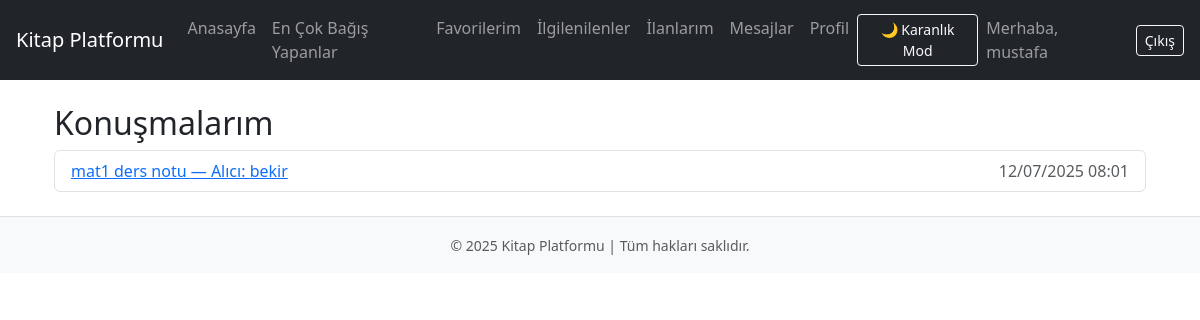
Page /conversations/ (signed in) on the committed database.
### messaging/models.py (models this page shows, shortened)
class Conversation(models.Model):
    listing = models.ForeignKey(Listing, on_delete=models.CASCADE)
    buyer = models.ForeignKey(User, related_name='buyer_conversations', on_delete=models.CASCADE)
    seller = models.ForeignKey(User, related_name='seller_conversations', on_delete=models.CASCADE)
    created_at = models.DateTimeField(auto_now_add=True)

### listings/models.py (models this page shows, shortened)
class Listing(models.Model):
    TYPE_CHOICES = [
        ('book', 'Kitap'),
        ('note', 'Ders Notu'),
    ]
    DONATION_TYPE_CHOICES = [
        ('free', 'Bağış'),
        ('paid', 'Ücretli'),
    ]
    RESOLUTION_LEVEL_CHOICES = [
        ('low', 'Az Çözülmüş'),
        ('medium', 'Orta Çözülmüş'),
        ('high', 'Çok Çözülmüş'),
        ('full', 'Hepsi Çözülmüş'),
    ]
    LEVEL_CHOICES = [
        ('primary', 'İlkokul'),
        ('middle', 'Ortaokul'),
        ('high', 'Lise'),
        ('university', 'Üniversite'),
        ('general', 'Genel'),
    ]
    title = models.CharField(max_length=200)  # Ürün adı için
    level = models.CharField(max_length=20, choices=LEVEL_CHOICES, default='general')  # Seviye için
    listing_type = models.CharField(max_length=10, choices=TYPE_CHOICES)
    donation_type = models.CharField(max_length=10, choices=DONATION_TYPE_CHOICES)
    price = models.DecimalField(max_digits=6, decimal_places=2, blank=True, null=True)
    page_count = models.PositiveIntegerField()
    related_course = models.CharField(max_length=100)
    school_name = models.CharField(max_length=200, blank=True, null=True)
    valid_year = models.PositiveIntegerField(blank=True, null=True)
    resolution_level = models.CharField(max_length=10, choices=RESOLUTION_LEVEL_CHOICES, blank=True, null=True)
    publish_year = models.PositiveIntegerField(blank=True, null=True)
    publisher = models.CharField(max_length=200, blank=True, null=True)
    user = models.ForeignKey(User, on_delete=models.CASCADE)
    created_at = models.DateTimeField(auto_now_add=True)
    image = models.ImageField( upload_to='listing_images/',default='listing_images/default.png',blank=True,null=True)

### messaging/views.py (the view)
# urls.py: path('conversations/', views.conversation_list, name='conversation_list'),
@login_required
def conversation_list(request):
    conversations = Conversation.objects.filter(
        buyer=request.user
    ) | Conversation.objects.filter(
        seller=request.user
    )
    conversations = conversations.distinct().order_by('-created_at')
    return render(request, 'messages/conversation_list.html', {'conversations': conversations})

### templates/messages/conversation_list.html
{% extends 'base.html' %}
{% block content %}
<div class="container mt-4">
  <h2>Konuşmalarım</h2>
  {% if conversations %}
    <ul class="list-group">
      {% for conv in conversations %}
        <li class="list-group-item">
          <a href="{% url 'conversation_detail' conv.id %}">
            {{ conv.listing.title }} —
            {% if conv.buyer == user %}
              Satıcı: {{ conv.seller.username }}
            {% else %}
              Alıcı: {{ conv.buyer.username }}
            {% endif %}
            <span class="text-muted float-end">{{ conv.created_at|date:"d/m/Y H:i" }}</span>
          </a>
        </li>
      {% endfor %}
    </ul>
  {% else %}
    <p>Henüz konuşma yok.</p>
  {% endif %}
</div>
{% endblock %}

### templates/navbar.html (shortened to what this page needs)
<nav class="navbar navbar-expand-lg navbar-dark bg-dark px-3">
  <a class="navbar-brand" href="{% url 'home' %}">Kitap Platformu</a>
 <div class="collapse navbar-collapse">
    {% if user.is_authenticated %}
    <ul class="navbar-nav me-auto mb-2 mb-lg-0">
      <li class="nav-item"><a class="nav-link" href="{% url 'home' %}">Anasayfa</a></li>
      <li class="nav-item"><a class="nav-link" href="{% url 'top_donors' %}">En Çok Bağış Yapanlar</a></li>
      <li class="nav-item"><a class="nav-link" href="{% url 'favorites_list' %}">Favorilerim</a></li>
      <li class="nav-item"><a class="nav-link" href="{% url 'interested_list' %}">İlgilenilenler</a></li>
      <li class="nav-item"><a class="nav-link" href="{% url 'my_listings' %}">İlanlarım</a></li>
      <li class="nav-item"><a class="nav-link" href="{% url 'conversation_list' %}">Mesajlar</a></li>
      <li class="nav-item"><a class="nav-link" href="{% url 'profile' %}">Profil</a></li>
    </ul>
    {% endif %}
  </div>
  <div class="d-flex align-items-center">
    {% if user.is_authenticated %}
    <form action="{% url 'toggle_dark_mode' %}" method="post" class="me-2">
      <button type="submit" class="btn btn-outline-light btn-sm">
        {% if request.COOKIES.dark_mode == 'true' %}☀️ Aydınlık Mod{% else %}🌙 Karanlık Mod{% endif %}
      </button>
    </form>
    <span class="navbar-text me-3">Merhaba, {{ user.username }}</span>
    <form action="{% url 'logout' %}" method="post" style="display:inline;">
      <button type="submit" class="btn btn-outline-light btn-sm">Çıkış</button>
    </form>
    {% else %}
      <a href="{% url 'login' %}" class="btn btn-outline-light btn-sm me-2">Giriş</a>
      <a href="{% url 'register' %}" class="btn btn-outline-light btn-sm">Kayıt</a>
    {% endif %}
  </div>
</nav>

### rows in the picture
Conversation: listing "mat1 ders notu", buyer.username "bekir", created_at "12/07/2025 08:01"

### other values in the picture
{{ user.username }} "mustafa"
